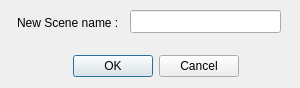
<?xml version="1.0" encoding="UTF-8"?>
<ui version="4.0">
 <class>Dialog</class>
 <widget class="QDialog" name="Dialog">
  <property name="geometry">
   <rect>
    <x>0</x>
    <y>0</y>
    <width>300</width>
    <height>88</height>
   </rect>
  </property>
  <property name="windowTitle">
   <string>Add new Scene...</string>
  </property>
  <widget class="QDialogButtonBox" name="buttonBox">
   <property name="geometry">
    <rect>
     <x>70</x>
     <y>50</y>
     <width>171</width>
     <height>32</height>
    </rect>
   </property>
   <property name="orientation">
    <enum>Qt::Horizontal</enum>
   </property>
   <property name="standardButtons">
    <set>QDialogButtonBox::Cancel|QDialogButtonBox::Ok</set>
   </property>
   <property name="centerButtons">
    <bool>true</bool>
   </property>
  </widget>
  <widget class="QLineEdit" name="name">
   <property name="geometry">
    <rect>
     <x>130</x>
     <y>10</y>
     <width>151</width>
     <height>23</height>
    </rect>
   </property>
  </widget>
  <widget class="QLabel" name="label">
   <property name="geometry">
    <rect>
     <x>17</x>
     <y>15</y>
     <width>111</width>
     <height>16</height>
    </rect>
   </property>
   <property name="text">
    <string>New Scene name :</string>
   </property>
  </widget>
 </widget>
 <resources/>
 <connections>
  <connection>
   <sender>buttonBox</sender>
   <signal>accepted()</signal>
   <receiver>Dialog</receiver>
   <slot>accept()</slot>
   <hints>
    <hint type="sourcelabel">
     <x>248</x>
     <y>254</y>
    </hint>
    <hint type="destinationlabel">
     <x>157</x>
     <y>274</y>
    </hint>
   </hints>
  </connection>
  <connection>
   <sender>buttonBox</sender>
   <signal>rejected()</signal>
   <receiver>Dialog</receiver>
   <slot>reject()</slot>
   <hints>
    <hint type="sourcelabel">
     <x>316</x>
     <y>260</y>
    </hint>
    <hint type="destinationlabel">
     <x>286</x>
     <y>274</y>
    </hint>
   </hints>
  </connection>
 </connections>
</ui>
